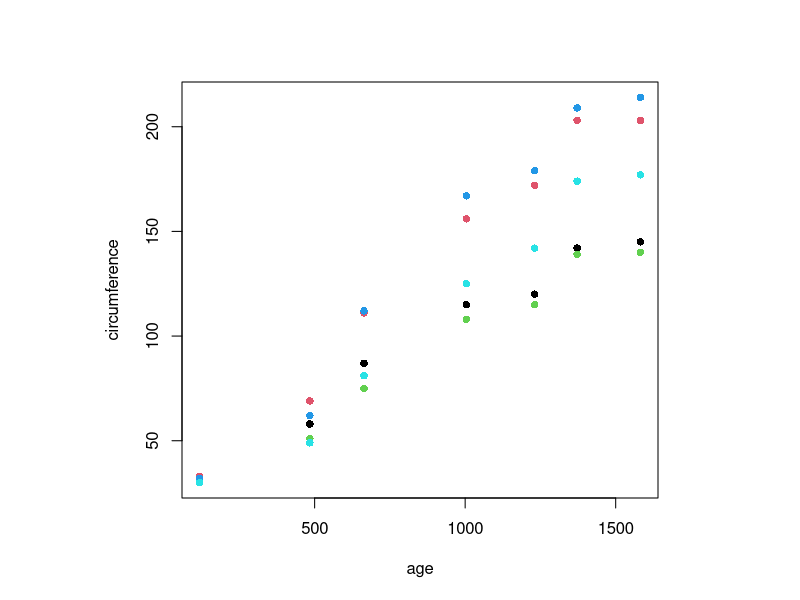
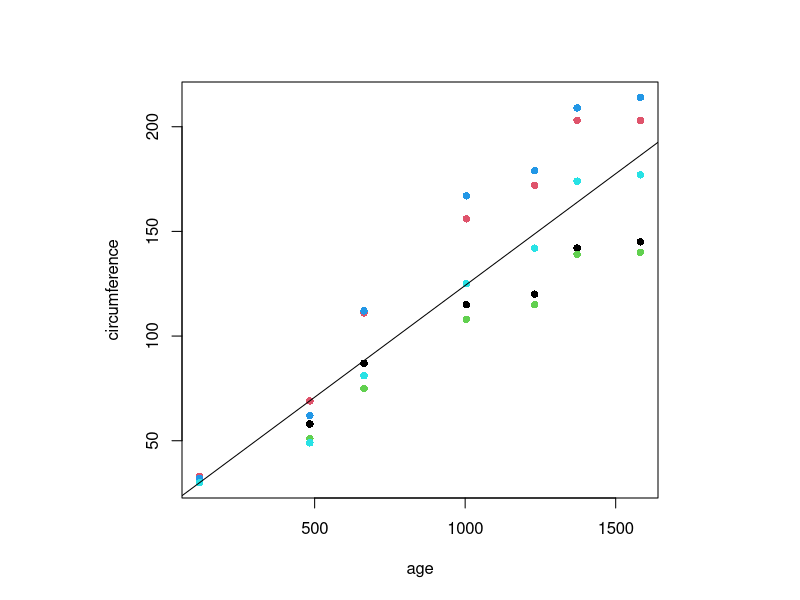
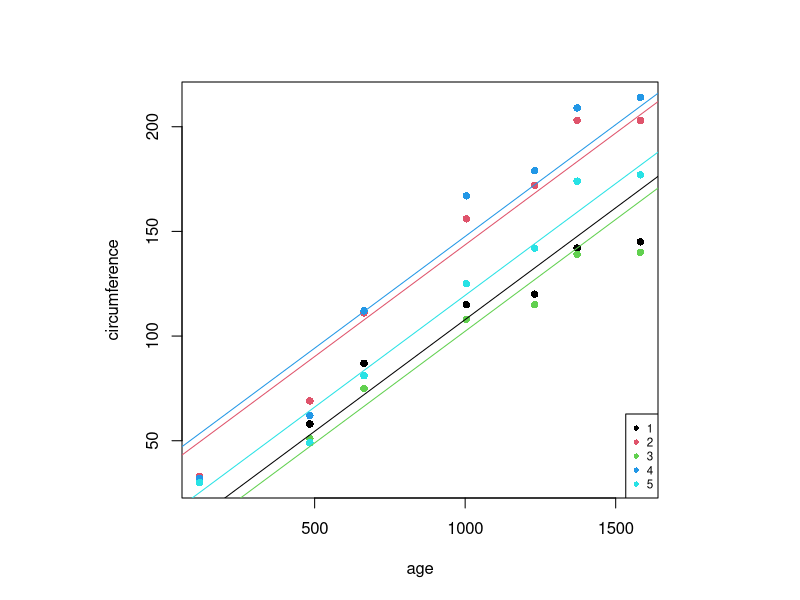
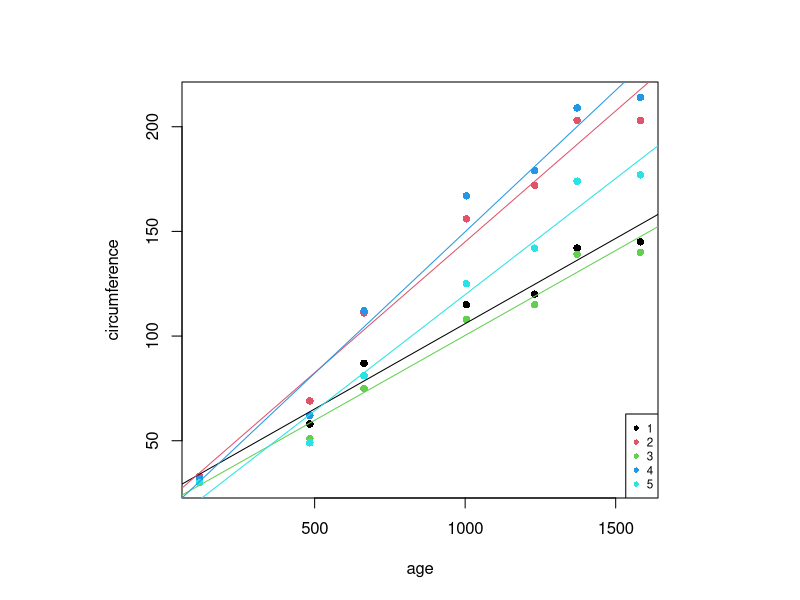
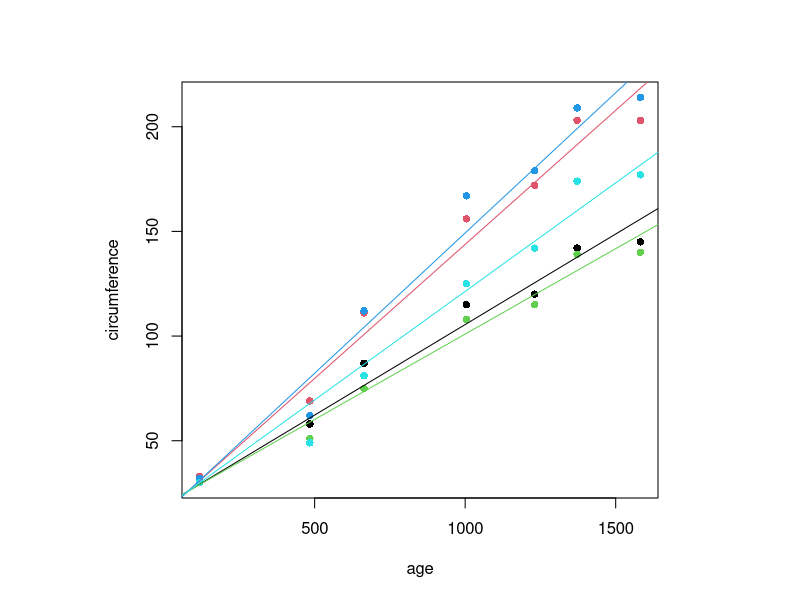
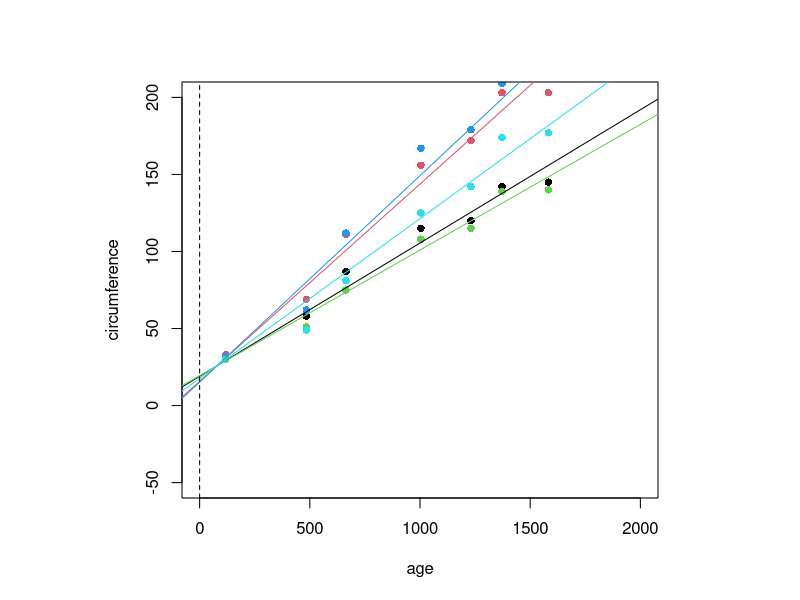
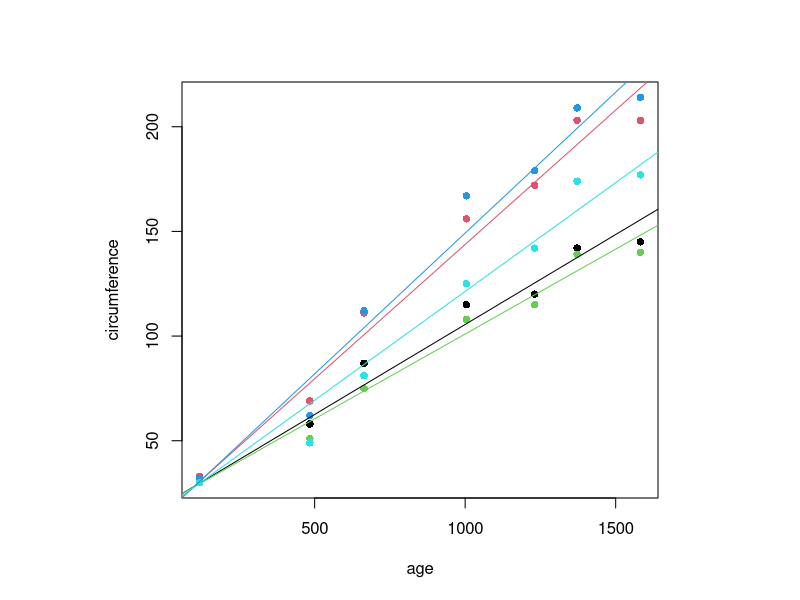
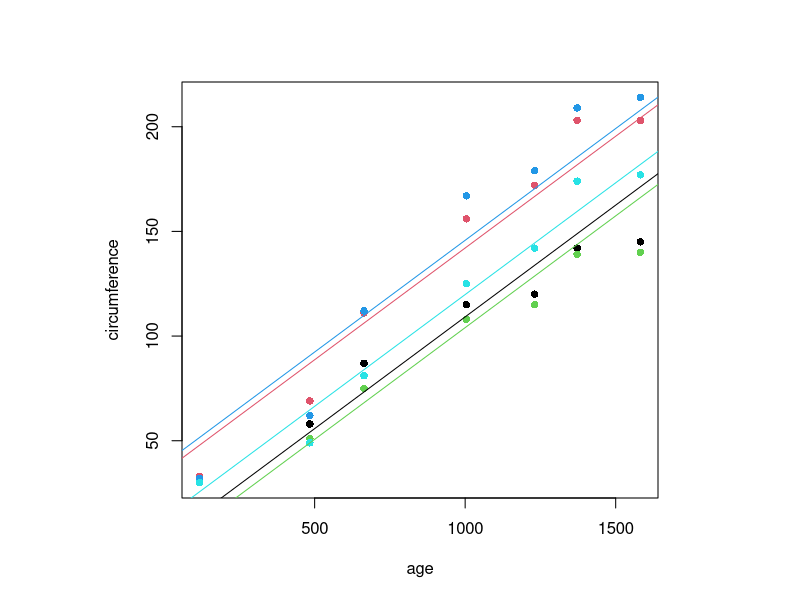

Write R code to recreate these figures, in order.
## ---- chunk 1
knitr::opts_chunk$set(collapse=TRUE, comment = "#>", fig.width=9, fig.height=6, eval=TRUE, echo=TRUE, results="verbatim", warning=FALSE)
## ---- chunk 2
d = datasets::Orange
d$Tree = factor(d$Tree, levels=unique(d$Tree), order=FALSE)
head(d)
dim(d)
layout(1, respect=TRUE)
plot(circumference~age, d, pch=16, col=d$Tree)
## ---- chunk 3
m0 = lm(circumference~age, d)
m1 = lm(circumference~age+Tree, d)
m2 = lm(circumference~age*Tree, d)
## ---- chunk 4
layout(1, respect=TRUE)

m0 = lm(circumference~age, d)
summary(m0)
plot(circumference~age, d, pch=16, col=d$Tree)
abline(m0)
## ---- chunk 5
m1 = lm(circumference~age+Tree, d)
# m1 = lm(circumference~age+sex+race_ethnicity, d)
summary(m1)
layout(1, respect=TRUE)
plot(circumference~age, d, pch=16, col=d$Tree)
abline(a=m1$coef[1]             , b=m1$coef[2], col=1)
n = length(levels(d$Tree))
for (i in 2:n) {
  abline(a=m1$coef[1] + m1$coef[i+1], b=m1$coef[2], col=i)  
}
legend("bottomright", cex=.7, levels(d$Tree), col=1:length(levels(d$Tree)), pch=16)
## ---- chunk 6
m2 = lm(circumference~age*Tree, d)
summary(m2)
layout(1, respect=TRUE)
plot(circumference~age, d, pch=16, col=d$Tree)
abline(a=m2$coef[1]             , b=m2$coef[2]              , col=1)
n = length(levels(d$Tree))
for (i in 2:n) {
  abline(a=m2$coef[1] + m2$coef[i+1], b=m2$coef[2] + m2$coef[n+i] , col=i)
}
legend("bottomright", cex=.7, levels(d$Tree), col=1:length(levels(d$Tree)), pch=16)
## ---- chunk 7
m3 = nlme::lme(circumference ~ age, data=d)
m4 = lme4::lmer(circumference ~ age + (age | Tree), data=d)
## ---- chunk 8
layout(1, respect=TRUE)

# library(nlme)
# res.lme = lme(distance ~ age, data = Orthodont) summary(res.lme)
m3 = nlme::lme(circumference ~ age, data=d)
summary(m3)
coef(m3)
plot(circumference~age, d, pch=16, col=d$Tree)
abline(a=coef(m3)[1,1], b=coef(m3)[1,2], col=1)
abline(a=coef(m3)[2,1], b=coef(m3)[2,2], col=2)
abline(a=coef(m3)[3,1], b=coef(m3)[3,2], col=3)
abline(a=coef(m3)[4,1], b=coef(m3)[4,2], col=4)
abline(a=coef(m3)[5,1], b=coef(m3)[5,2], col=5)

plot(circumference~age, d, pch=16, col=d$Tree, xlim=c(0,2000), ylim=c(-50, 200))
abline(a=coef(m3)[1,1], b=coef(m3)[1,2], col=1)
abline(a=coef(m3)[2,1], b=coef(m3)[2,2], col=2)
abline(a=coef(m3)[3,1], b=coef(m3)[3,2], col=3)
abline(a=coef(m3)[4,1], b=coef(m3)[4,2], col=4)
abline(a=coef(m3)[5,1], b=coef(m3)[5,2], col=5)
abline(v=0, lty=2)



m4 = lme4::lmer(circumference ~ age + (age | Tree), data=d)
summary(m4)
coef(m4)
plot(circumference~age, d, pch=16, col=d$Tree)
abline(a=coef(m4)$Tree[1,1], b=coef(m4)$Tree[1,2], col=1)
abline(a=coef(m4)$Tree[2,1], b=coef(m4)$Tree[2,2], col=2)
abline(a=coef(m4)$Tree[3,1], b=coef(m4)$Tree[3,2], col=3)
abline(a=coef(m4)$Tree[4,1], b=coef(m4)$Tree[4,2], col=4)
abline(a=coef(m4)$Tree[5,1], b=coef(m4)$Tree[5,2], col=5)
## ---- chunk 9
m5 = nlme::lme( circumference ~ age, random = ~ 1, data = d)
m6 = lme4::lmer(circumference ~ age + (1 | Tree), data = d)
m7 = nlme::lme( circumference ~ age, random = ~ age-1, data = d)
m8 = lme4::lmer(circumference ~ age + (0+age | Tree), data = d)
## ---- chunk 10
layout(1, respect=TRUE)

m5 = nlme::lme( circumference ~ age, random = ~ 1, data = d)
summary(m5)
coef(m5)
plot(circumference~age, d, pch=16, col=d$Tree)
abline(a=coef(m5)[1,1], b=coef(m5)[1,2], col=1)
abline(a=coef(m5)[2,1], b=coef(m5)[2,2], col=2)
abline(a=coef(m5)[3,1], b=coef(m5)[3,2], col=3)
abline(a=coef(m5)[4,1], b=coef(m5)[4,2], col=4)
abline(a=coef(m5)[5,1], b=coef(m5)[5,2], col=5)


m6 = lme4::lmer(circumference ~ age + (1 | Tree), data = d)
summary(m6)
coef(m6)
plot(circumference~age, d, pch=16, col=d$Tree)
abline(a=coef(m6)$Tree[1,1], b=coef(m6)$Tree[1,2], col=1)
abline(a=coef(m6)$Tree[2,1], b=coef(m6)$Tree[2,2], col=2)
abline(a=coef(m6)$Tree[3,1], b=coef(m6)$Tree[3,2], col=3)
abline(a=coef(m6)$Tree[4,1], b=coef(m6)$Tree[4,2], col=4)
abline(a=coef(m6)$Tree[5,1], b=coef(m6)$Tree[5,2], col=5)


m7 = nlme::lme( circumference ~ age, random = ~ age-1, data = d)
summary(m7)
coef(m7)
plot(circumference~age, d, pch=16, col=d$Tree)
abline(a=coef(m7)[1,1], b=coef(m7)[1,2], col=1)
abline(a=coef(m7)[2,1], b=coef(m7)[2,2], col=2)
abline(a=coef(m7)[3,1], b=coef(m7)[3,2], col=3)
abline(a=coef(m7)[4,1], b=coef(m7)[4,2], col=4)
abline(a=coef(m7)[5,1], b=coef(m7)[5,2], col=5)

plot(circumference~age, d, pch=16, col=d$Tree, xlim=c(0,2000), ylim=c(-50, 200))
abline(a=coef(m7)[1,1], b=coef(m7)[1,2], col=1)
abline(a=coef(m7)[2,1], b=coef(m7)[2,2], col=2)
abline(a=coef(m7)[3,1], b=coef(m7)[3,2], col=3)
abline(a=coef(m7)[4,1], b=coef(m7)[4,2], col=4)
abline(a=coef(m7)[5,1], b=coef(m7)[5,2], col=5)
abline(v=0, lty=2)




m8 = lme4::lmer(circumference ~ age + (0+age | Tree), data = d)
summary(m8)
coef(m8)
plot(circumference~age, d, pch=16, col=d$Tree)
abline(a=coef(m8)$Tree[1,1], b=coef(m8)$Tree[1,2], col=1)
abline(a=coef(m8)$Tree[2,1], b=coef(m8)$Tree[2,2], col=2)
abline(a=coef(m8)$Tree[3,1], b=coef(m8)$Tree[3,2], col=3)
abline(a=coef(m8)$Tree[4,1], b=coef(m8)$Tree[4,2], col=4)
abline(a=coef(m8)$Tree[5,1], b=coef(m8)$Tree[5,2], col=5)
## ---- chunk 11
plot(c(
  BICm0=BIC(m0),
  BICm1=BIC(m1),
  BICm2=BIC(m2),
  BICm3=BIC(m3),
  BICm4=BIC(m4),
  BICm5=BIC(m5),
  BICm6=BIC(m6),
  BICm7=BIC(m7),
  BICm8=BIC(m8)
), ylab="BIC", xaxt="n", xlab="")
axis(1, at=1:9, label=c("m0", "m1", "m2", "m3", "m4", "m5", "m6", "m7", "m8"))
## ---- chunk 12
BIC(m0)
BIC(m1)
BIC(m2)
BIC(m3)
BIC(m4)
BIC(m5)
BIC(m6)
BIC(m7)
BIC(m8)
## ---- chunk 13
m9 = lm(circumference~age +age:Tree, d)

plot(c(
  BICm0=BIC(m0),
  BICm1=BIC(m1),
  BICm2=BIC(m2),
  BICm9=BIC(m9)
), ylab="BIC", xaxt="n", xlab="")
axis(1, at=1:4, label=c("m0", "m1", "m2", "m9"))
## ---- chunk 14
sessionInfo()
